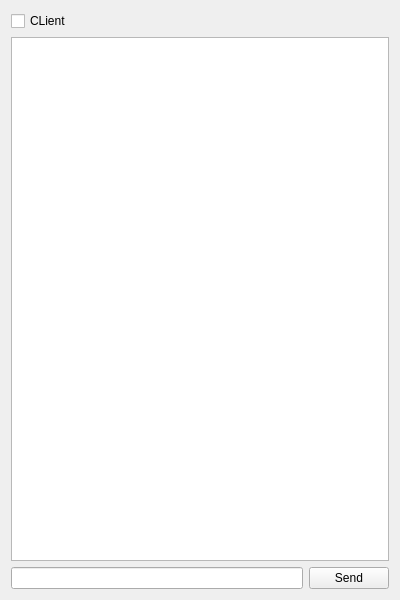
<?xml version="1.0" encoding="UTF-8"?>
<ui version="4.0">
 <class>Client</class>
 <widget class="QWidget" name="Client">
  <property name="geometry">
   <rect>
    <x>0</x>
    <y>0</y>
    <width>400</width>
    <height>600</height>
   </rect>
  </property>
  <property name="windowTitle">
   <string>Client</string>
  </property>
  <layout class="QVBoxLayout" name="verticalLayout_2">
   <item>
    <layout class="QVBoxLayout" name="verticalLayout">
     <item>
      <widget class="QCheckBox" name="checkBox">
       <property name="text">
        <string>CLient</string>
       </property>
      </widget>
     </item>
     <item>
      <widget class="QTextEdit" name="chat"/>
     </item>
     <item>
      <layout class="QHBoxLayout" name="horizontalLayout">
       <item>
        <widget class="QLineEdit" name="lineEdit"/>
       </item>
       <item>
        <widget class="QPushButton" name="pushButton">
         <property name="text">
          <string>Send</string>
         </property>
        </widget>
       </item>
      </layout>
     </item>
    </layout>
   </item>
  </layout>
 </widget>
 <layoutdefault spacing="6" margin="11"/>
 <resources/>
 <connections/>
</ui>
